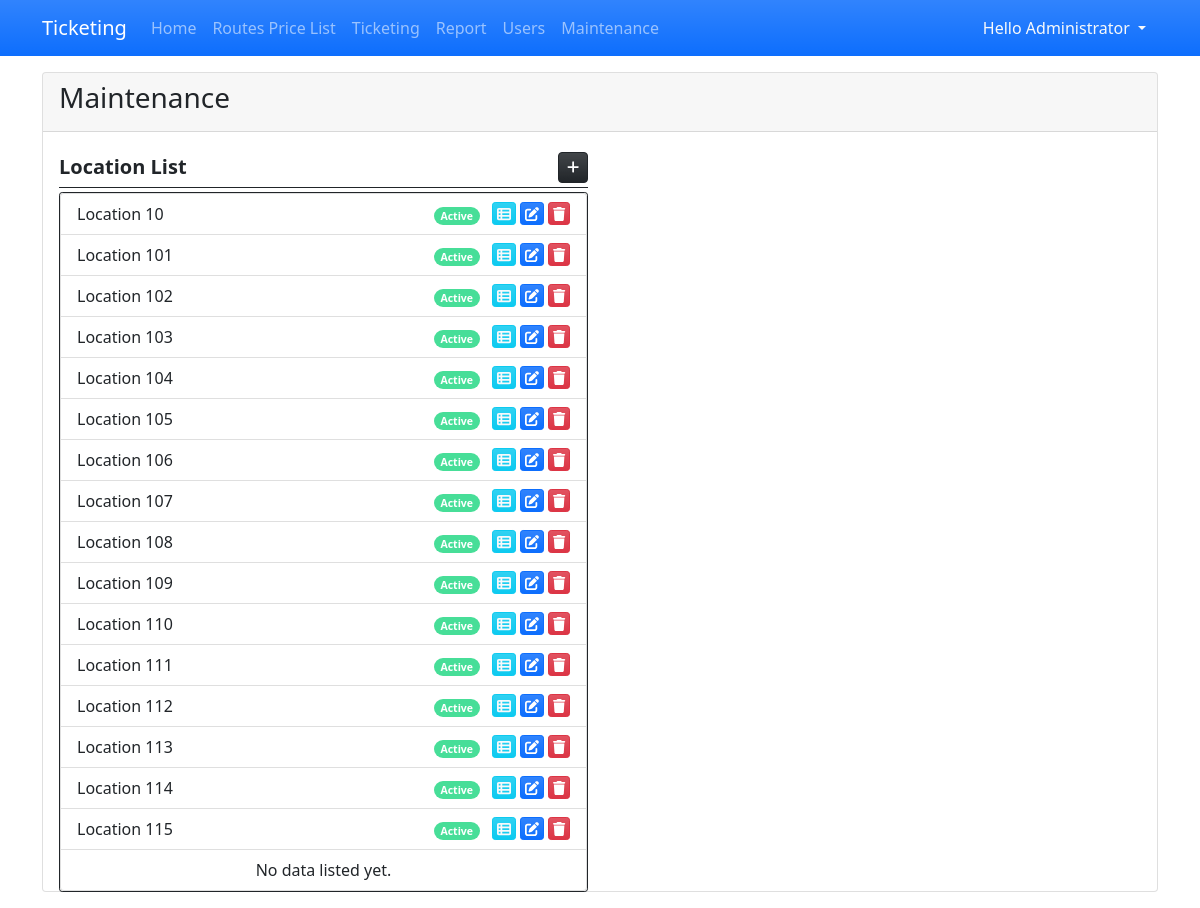
Screenshot of /?page=maintenance (signed in) with the database file from the repository.
### tables this page shows
CREATE TABLE `location_list` (
            `location_id` INTEGER NOT NULL PRIMARY KEY AUTOINCREMENT,
            `location` TEXT NOT NULL,
            `status` INTEGER NOT NULL DEFAULT 1
        );

### maintenance.php (the view, shortened to what this page needs)
<div class="card h-100 d-flex flex-column">
    <div class="card-header d-flex justify-content-between">
        <h3 class="card-title">Maintenance</h3>
    </div>
    <div class="card-body flex-grow-1">
        <div class="col-12 h-100">
            <div class="row h-100">
                <div class="col-md-6 h-100 d-flex flex-column">
                    <div class="w-100 d-flex border-bottom border-dark py-1 mb-1">
                        <div class="fs-5 col-auto flex-grow-1"><b>Location List</b></div>
                        <div class="col-auto flex-grow-0 d-flex justify-content-end">
                            <a href="javascript:void(0)" id="new_location" class="btn btn-dark btn-sm bg-gradient rounded-2" title="Add location"><span class="fa fa-plus"></span></a>
                        </div>
                    </div>
                    <div class="h-100 overflow-auto border rounded-1 border-dark">
                        <ul class="list-group">
                            <?php
                            $loc_qry = $conn->query("SELECT * FROM `location_list` order by `location` asc");
                            while($row = $loc_qry->fetchArray()):
                            ?>
                            <li class="list-group-item d-flex align-items-center">
                                <div class="col-8 flex-grow-1">
                                    <?php echo $row['location'] ?>
                                </div>
                                <div class="col-2 pe-2 text-end">
                                    <?php
                                        if(isset($row['status']) && $row['status'] == 1){
                                            echo "<small><span class='badge rounded-pill bg-success'>Active</span></small>";
                                        }else{
                                            echo "<small><span class='badge rounded-pill bg-danger'>Inactive</span></small>";
                                        }
                                    ?>
                                </div>
                                <div class="col-2 d-flex justify-content-end">
                                    <a href="javascript:void(0)" class="view_location btn btn-sm btn-info text-light bg-gradient py-0 px-1 me-1" title="View location Details" data-id="<?php echo $row['location_id'] ?>" ><span class="fa fa-th-list"></span></a>
                                    <a href="javascript:void(0)" class="edit_location btn btn-sm btn-primary bg-gradient py-0 px-1 me-1" title="Edit location Details" data-id="<?php echo $row['location_id'] ?>"  data-name="<?php echo $row['location'] ?>"><span class="fa fa-edit"></span></a>
                                    <a href="javascript:void(0)" class="delete_location btn btn-sm btn-danger bg-gradient py-0 px-1" title="Delete location" data-id="<?php echo $row['location_id'] ?>"  data-name="<?php echo $row['location'] ?>"><span class="fa fa-trash"></span></a>
                                </div>
                            </li>
                            <?php endwhile; ?>
                            <?php if(!$loc_qry->fetchArray()): ?>
                                <li class="list-group-item text-center">No data listed yet.</li>
                            <?php endif; ?>
                        </ul>
                    </div>
                </div>
            </div>
        </div>
    </div>
</div>

### index.php (style rules this page uses)
:root { --bs-success-rgb:71, 222, 152 !important; }
html,body { height:100%; width:100%; }

### rows the page displays
location_list: location "Location 10", status "Active"
location_list: location "Location 101", status "Active"
location_list: location "Location 102", status "Active"
location_list: location "Location 103", status "Active"
location_list: location "Location 104", status "Active"
location_list: location "Location 105", status "Active"
location_list: location "Location 106", status "Active"
location_list: location "Location 107", status "Active"
location_list: location "Location 108", status "Active"
location_list: location "Location 109", status "Active"
location_list: location "Location 110", status "Active"
location_list: location "Location 111", status "Active"
location_list: location "Location 112", status "Active"
location_list: location "Location 113", status "Active"
location_list: location "Location 114", status "Active"
location_list: location "Location 115", status "Active"

### other values shown
$_SESSION['fullname'] "Administrator"
